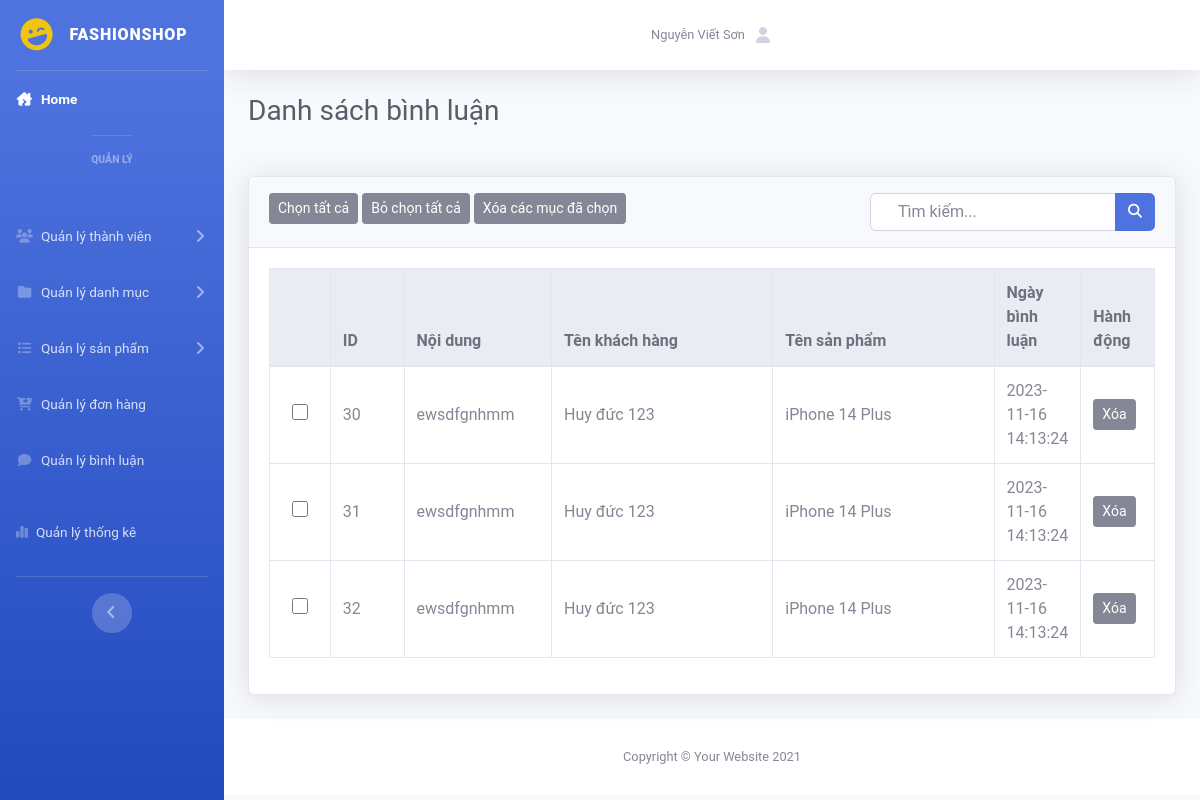
The app's page /admin/index.php?act=dsbinhluan, older data.
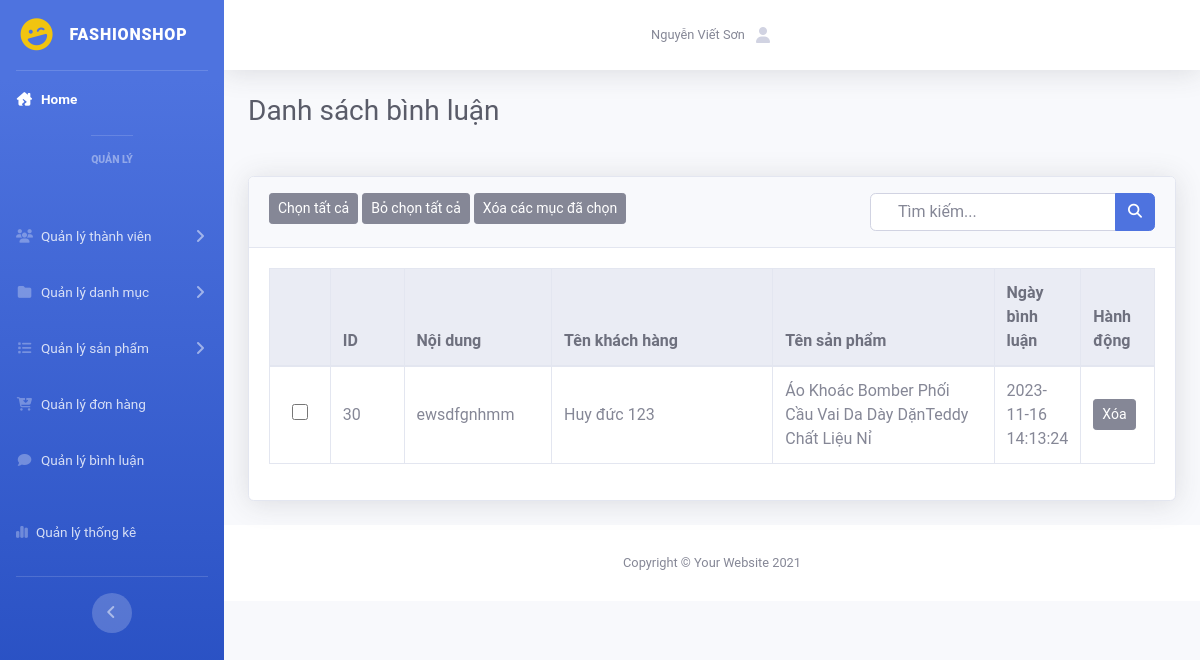
The same page, newer data.
### tables this page shows
CREATE TABLE `binhluan` (
  `id` int(10) NOT NULL COMMENT 'Id bình luận',
  `noidung` varchar(255) NOT NULL COMMENT 'Nội dung bình luận',
  `iduser` int(10) NOT NULL COMMENT 'Id tài khoản',
  `idpro` int(10) NOT NULL COMMENT 'Id sản phẩm',
  `ngaybinhluan` datetime DEFAULT NULL COMMENT 'Ngày bình luận'
);

CREATE TABLE `taikhoan` (
  `id` int(11) NOT NULL COMMENT 'Id khách hàng',
  `user` varchar(50) NOT NULL COMMENT 'Tên đăng nhập',
  `pass` varchar(50) NOT NULL COMMENT 'Mật khẩu',
  `email` varchar(255) NOT NULL COMMENT 'Email',
  `address` varchar(255) DEFAULT NULL COMMENT 'Địa chỉ',
  `tel` varchar(20) DEFAULT NULL COMMENT 'Số điện thoại',
  `role` int(11) NOT NULL DEFAULT 0 COMMENT 'Quyền hạn: \r\n1 Admin \r\n2 Khách hàng\r\n'
);

CREATE TABLE `sanpham` (
  `id` int(11) NOT NULL COMMENT 'Id sản phẩm',
  `name` varchar(255) NOT NULL COMMENT 'Tên sản phẩm',
  `img` varchar(225) NOT NULL,
  `price_niemyet` double(10,2) NOT NULL DEFAULT 0.00 COMMENT 'Giá sản phẩm',
  `price_sale` int(100) NOT NULL COMMENT 'Giá sale',
  `mota` text NOT NULL COMMENT 'Mô tả',
  `luotxem` int(11) NOT NULL DEFAULT 0 COMMENT 'Lượt xem',
  `trangthai` enum('Còn hàng','Hết hàng') NOT NULL COMMENT 'Trạng thái',
  `iddm` int(11) NOT NULL COMMENT 'Id danh mục'
);

### model/pdo.php (called while the page is built, shortened)
<?php
function pdo_get_connection(){
    $servername = "localhost";
    $username = "root";
    $password = "";
    try {
        $conn = new PDO("mysql:host=$servername;dbname=duan1_09", $username, $password);
        $conn->setAttribute(PDO::ATTR_ERRMODE, PDO::ERRMODE_EXCEPTION);
        return $conn;
    } catch(PDOException $e) {
        echo "Connection failed: " . $e->getMessage();
    }
}
function pdo_query($sql){
    $sql_args=array_slice(func_get_args(),1);
    try{
        $conn=pdo_get_connection();
        $stmt=$conn->prepare($sql);
        $stmt->execute($sql_args);
        $rows=$stmt->fetchAll();
        return $rows;
    }
    catch(PDOException $e){
        throw $e;
    }
    finally{
        unset($conn);
    }
}
?>

### model/binhluan.php (called while the page is built, shortened)
<?php
function danhsach_binhluan()
{
    $sql = "SELECT binhluan.id, binhluan.noidung, sanpham.name, taikhoan.user, binhluan.ngaybinhluan FROM binhluan JOIN sanpham on sanpham.id = binhluan.idpro join taikhoan on taikhoan.id = binhluan.iduser";
    $result = pdo_query($sql);
    return $result;
}

### admin/binhluan/dsbinhluan.php (the view, shortened to what this page needs)
<div class="container-fluid">
    <h1 class="h3 mb-2 text-gray-800 mb-5">Danh sách bình luận</h1>
    <div class="card shadow mb-4">
        <div class="card-header py-3">
            <button class="btn btn-secondary btn-sm">Chọn tất cả</button>
            <button class="btn btn-secondary btn-sm">Bỏ chọn tất cả</button>
            <button class="btn btn-secondary btn-sm">Xóa các mục đã chọn</button>
            <form action="" class="float-right">
                <div class="input-group">
                    <input type="text" class="form-control" name="kyw" placeholder="Tìm kiếm...">
                    <div class="input-group-append">
                        <button class="btn btn-primary" type="submit" name="search">
                            <i class="fas fa-search fa-sm"></i>
                        </button>
                    </div>
                </div>
            </form>
        </div>
        <div class="card-body">
            <div class="table-responsive">
                <table class="table table-bordered" width="100%" cellspacing="0">
                    <thead class="thead-light">
                        <tr>
                            <th></th>
                            <th>ID</th>
                            <th>Nội dung</th>
                            <th>Tên khách hàng</th>
                            <th>Tên sản phẩm</th>
                            <th>Ngày bình luận</th>
                            <th>Hành động</th>
                        </tr>
                    </thead>
                    <tbody>
                        <?php
                        foreach ($dsbl as $key => $value) : ?>
                            <tr>
                                <td class="text-center align-middle"><input type="checkbox" name="select" id=""></td>
                                <td class="col-1 align-middle"><?php echo $value['id'] ?></td>
                                <td class="col-2 align-middle"><?php echo $value['noidung'] ?></td>
                                <td class="col-3 align-middle"><?php echo $value['user'] ?></td>
                                <td class="col-3 align-middle"><?php echo $value['name'] ?></td>
                                <td class="col-1 align-middle"><?php echo $value['ngaybinhluan'] ?></td>
                                <td class="col-1 align-middle"><a onclick="confirmDelete('<?php echo $value['id'] ?>')"><button class="btn btn-secondary btn-sm">Xóa</button></a></td>
                            </tr>
                        <?php endforeach; ?>
                    </tbody>
                </table>
            </div>
        </div>
    </div>
</div>

Row changes from the older to the newer data that the page shows:
removed binhluan: id "31", noidung "ewsdfgnhmm", iduser.user "Huy đức 123", idpro.name "iPhone 14 Plus", ngaybinhluan "2023-11-16 14:13:24"
removed binhluan: id "32", noidung "ewsdfgnhmm", iduser.user "Huy đức 123", idpro.name "iPhone 14 Plus", ngaybinhluan "2023-11-16 14:13:24"
changed binhluan "ewsdfgnhmm": idpro.name "iPhone 14 Plus" → "Áo Khoác Bomber Phối Cầu Vai Da Dày DặnTeddy Chất Liệu Nỉ"
